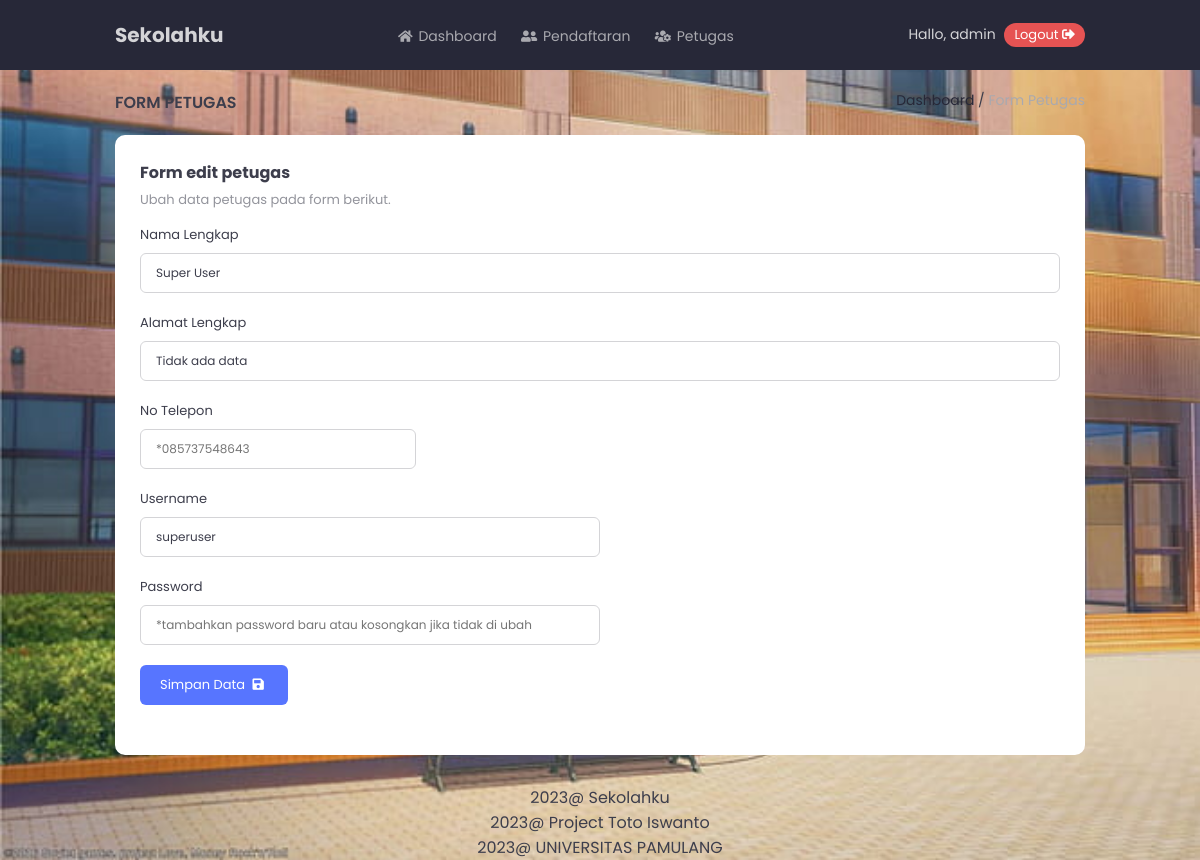
The app's page /form-petugas.php?type=edit&nip=01 (signed in) with its own data.
### tables this page shows
CREATE TABLE `petugas` (
  `NIP` char(20) NOT NULL,
  `nama_petugas` varchar(100) NOT NULL,
  `alamat_petugas` varchar(100) NOT NULL,
  `telepon_petugas` varchar(15) NOT NULL,
  `username` varchar(20) NOT NULL,
  `password` varchar(500) NOT NULL,
  `hak_akses` varchar(15) NOT NULL
);

### script/form-edit-petugas.php (the view, shortened to what this page needs)
<?php
$nip = $_GET['nip'];
$sql = mysqli_query($koneksi, "SELECT * FROM petugas WHERE NIP='$nip' ");
$row = mysqli_fetch_assoc($sql);
?>
<div class="form-container">
	<h3>Form edit petugas</h3>
	<p>Ubah data petugas pada form berikut.</p>
	<form action="script/petugas-update-data.php" method="post">
	<div class="form-group">
		<label for="nama">Nama Lengkap</label>
		<input type="text" name="nama" class="w-100" placeholder="*Arista Budi Laksmana" value="<?php echo $row['nama_petugas']; ?>">
	</div>
	<div class="form-group">
		<label for="alamat">Alamat Lengkap</label>
		<input type="text" name="alamat" class="w-100" placeholder="*Jln Kenanga No xx" value="<?php echo $row['alamat_petugas']; ?>">
	</div>
	<div class="form-group">
		<label for="no_tel">No Telepon</label>
		<input type="number" name="no_tel" class="w-30" placeholder="*085737548643" value="<?php echo $row['telepon_petugas']; ?>">
	</div>
	<div class="form-group">
		<label for="username">Username</label>
		<input type="text" name="username" class="w-50" placeholder="*gus1406" value="<?php echo $row['username']; ?>">
	</div>
	<div class="form-group">
		<label for="password">Password</label>
		<input type="text" name="password" class="w-50" placeholder="*tambahkan password baru atau kosongkan jika tidak di ubah">
	</div>
	<div class="form-group">
		<button type="submit" class="btn btn-medium blue">Simpan Data <i class="fas fa-save"></i></button>
	</div>
	</form>
</div>

### assets/css/style.css (style rules this page uses)
:root { --p_black: #272838; --p_red: #e65353; --p_blue: #5775ff; --p_green: #31c48f; --white: #ffffff; --grey: #e9eaeb; --grey2: #d4d4d7; --grey3: #bebfc3; --grey4: #a9a9af; --grey5: #93949c; --grey6: #7d7e88; --grey7: #686974; --grey8: #525360; --grey9: #3d3e4c; --bg: #f4f4f4; }
.blue { color: var(--p_blue) }
body { font-family: 'Poppins', sans-serif; background: var(--bg); color: var(--grey9); }
.btn-medium { display: inline-block; padding: 10px 20px; font-size: 13px; border-radius: 6px; }
.btn { margin-bottom: 5px; border: none; font-family: inherit; cursor: pointer; }
.btn i { margin: 0 4px; }
.btn.blue { background: var(--p_blue); color: var(--white); }
.form-container { background: var(--white); padding: 25px; border-radius: 10px; margin-bottom: 30px; }
.form-container h3 { font-weight: 700; font-size: 16px; margin-bottom: 5px; }
.form-container p { font-size: 13px; margin-bottom: 0; color: var(--grey5); margin-bottom: 15px; }
.form-group { overflow: hidden; position: relative; width: 100%; margin-bottom: 20px; }
.form-group label { display: block; color: var(--grey9); margin-bottom: 8px; font-size: 13px; }
.form-group input { width: 100%; padding: 10px 15px; font-family: inherit; font-size: 12px; border-radius: 6px; border: 1px solid var(--grey2); color: inherit; outline: none; transition: .3s; background: transparent; }
.form-group .w-30 { width: 30%; }
.form-group .w-50 { width: 50%; }
.form-group .w-100 { width: 100%; }

### assets/css/csslibs.css (style rules this page uses)
* { box-sizing: border-box; }
body { margin: 0; padding: 0; }
h1, h2, h3, h4, h5, h6 { margin-top: 0; margin-bottom: 15px; }
p { margin-top: 0; margin-bottom: 15px; font-size: 16px; }
.w-100 { width: 100% }
.w-50 { width: 50% }
.w-30 { width: 30% }

### header.php (style rules this page uses)
body { background-image:url('assets/img/sekolah2.jpg'); background-repeat: no-repeat; background-size: cover; }

### records on screen
petugas: nama "Super User", alamat "Tidak ada data", username "superuser"

### other values on screen
$username "admin"
